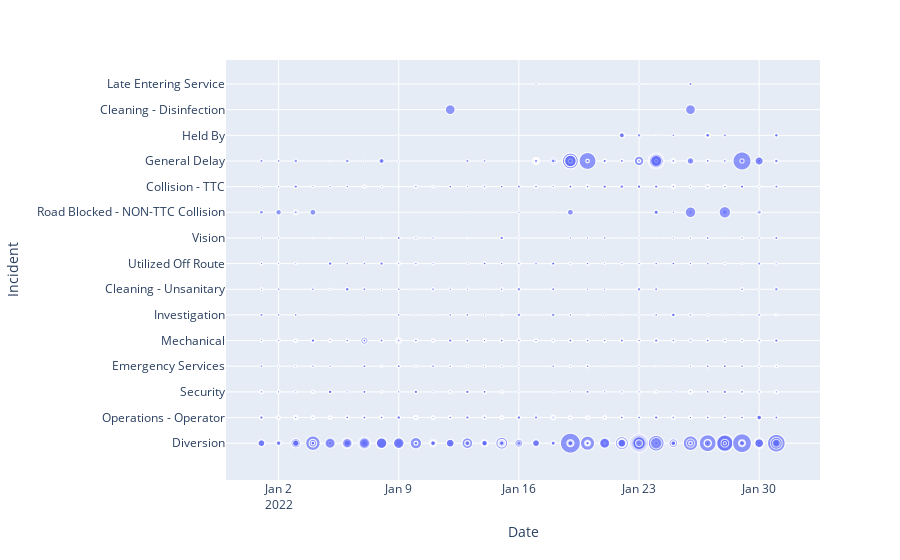

This figure's notebook cell:
### Markdown cell above
<h4 style=' font-family:monospace'><center>What happened in Jan 2022? </center></h4>

### Code cell
df_Jan = df.loc[df['Date'].dt.month == 1]
fig = px.scatter(df_Jan, x="Date", y="Incident", size ="Min Delay")
fig.show()

### Figure 1 — Plotly figure (JSON) as saved in the notebook; plotly's stock layout.template omitted (floating-point values rounded to 4 significant figures; data arrays with more than 128 entries replaced by an {"elided": "..."} marker saying what was removed)
{"data": [{"hovertemplate": "Date=%{x}<br>Incident=%{y}<br>Min Delay=%{marker.size}<extra></extra>", "legendgroup": "", "marker": {"color": "#636efa", "size": {"elided": "5516 int values"}, "sizemode": "area", "sizeref": 2.498, "symbol": "circle"}, "mode": "markers", "name": "", "showlegend": false, "type": "scattergl", "x": {"elided": "5516 str values"}, "xaxis": "x", "y": {"elided": "5516 str values"}, "yaxis": "y"}], "layout": {"legend": {"itemsizing": "constant", "tracegroupgap": 0}, "margin": {"t": 60}, "xaxis": {"anchor": "y", "domain": [0.0, 1.0], "title": {"text": "Date"}}, "yaxis": {"anchor": "x", "domain": [0.0, 1.0], "title": {"text": "Incident"}}}}
